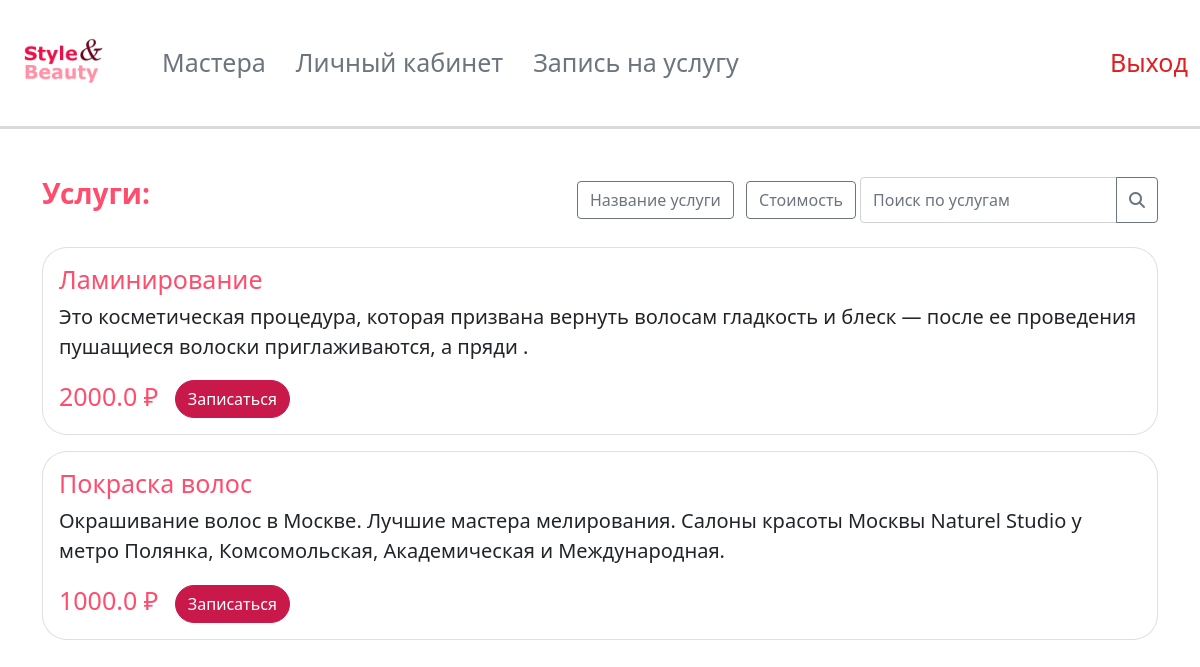
The app's page /profile/client/services (signed in) with its own data.
### StyleAndBeautyApp/models.py (models this page shows, shortened)
class Services(models.Model):
    service_name = models.CharField(max_length=50)
    service_description = models.TextField(null=True)
    cost = models.FloatField()

### StyleAndBeautyApp/views.py (the view, shortened to what this page needs)
# urls.py: path('profile/client/services', ClientServicesView.as_view(), name='client_services'),
class ClientServicesView(View):
    def get(self, request):
        user = request.user
        client = Client.objects.get(user=user)
        sort_by = request.GET.get('sort_by')
        direction = request.GET.get('direction')
        services = Services.objects.all()
        search_form = ServiceSearchForm(request.GET)
        query = request.GET.get('query')
        if query:
            services = services.filter(service_name__icontains=query)
        context = {
            'client': client,
            'services': services,
            'search_form': search_form,
        }
        return render(request, 'profiles/client/services.html', context)

### StyleAndBeautyApp/forms.py
class ServiceSearchForm(forms.Form):
    query = forms.CharField(label='Поиск', max_length=100)

### templates/profiles/client/services.html (shortened to what this page needs)
{% extends 'include/base.html' %}
{% load static %}
{% block content %}
    <nav class="navbar navbar-expand-lg navbar-light"
         style="background-color: #ffffff; border-bottom: 3px solid #DADADA;">
        <div class="container-fluid">
            <a class="navbar-brand" style="margin-right: 50px" href="">
                <img src="{% static 'img/logo.png' %}" alt="Logo" width="100" height="100">
            </a>
            <div class="collapse navbar-collapse justify-content-between" id="navbarNav">
                <ul class="navbar-nav">
                    <li class="nav-item">
                        <a class="link-secondary" href="{% url 'client_masters' %}"
                           style="font-weight: lighter; text-decoration-line: none; font-size: 25px; margin-right: 30px">Мастера</a>
                    </li>
                    <li class="nav-item">
                        <a class="link-secondary" href="{% url 'client_profile' %}"
                           style="font-weight: lighter; text-decoration-line: none; font-size: 25px; margin-right: 30px">Личный кабинет</a>
                    </li>
                    <li class="nav-item">
                        <a class="link-secondary" href="{% url 'SignRecord' %}"
                           style="font-weight: lighter; text-decoration-line: none; font-size: 25px; margin-right: 30px">Запись на услугу</a>
                    </li>
                </ul>
                <ul class="navbar-nav">
                    <li class="nav-item">
                        <a class="link-danger" href="{% url 'logout' %}"
                           style="color: #DF2020; font-weight: lighter; text-decoration-line: none; font-size: 25px">Выход</a>
                    </li>
                </ul>
            </div>
        </div>
    </nav>
    <div class="container mt-5 mb-3">
        <div class="row">
            <div class="col-md-1">
                <h5 style="font-size: 28px; font-weight: bold; color: #FF4D6D;">
                    Услуги:
                </h5>
            </div>
            <div class="col-md-11 d-flex justify-content-end">
                <div class="text-center">
                    {% if sort_by == 'service_name' %}
                        {% if direction == 'asc' %}
                            <a href="?sort_by=service_name&direction=desc" class="btn btn-outline-secondary m-1">Название
                                услуги</a>
                        {% else %}
                            <a href="?sort_by=service_name&direction=asc" class="btn btn-outline-secondary m-1">Название
                                услуги</a>
                        {% endif %}
                    {% else %}
                        <a href="?sort_by=service_name&direction=asc" class="btn btn-outline-secondary m-1">Название
                            услуги</a>
                    {% endif %}
                    {% if sort_by == 'cost' %}
                        {% if direction == 'asc' %}
                            <a href="?sort_by=cost&direction=desc" class="btn btn-outline-secondary m-1">Стоимость</a>
                        {% else %}
                            <a href="?sort_by=cost&direction=asc" class="btn btn-outline-secondary m-1">Стоимость</a>
                        {% endif %}
                    {% else %}
                        <a href="?sort_by=cost&direction=asc" class="btn btn-outline-secondary m-1">Стоимость</a>
                    {% endif %}
                </div>
                <form method="GET" action="{% url 'client_services' %}" class="d-flex justify-content-end">
                    <div class="input-group">
                        <input type="text" class="form-control" name="query" placeholder="Поиск по услугам"
                               aria-label="Поиск по услугам" aria-describedby="button-addon2">
                        <button class="btn btn-outline-secondary" type="submit" id="button-addon2"><i
                                class="fa-solid fa-magnifying-glass"></i></button>
                    </div>
                </form>
            </div>
        </div>
        <div class="row mt-4">
            {% if services %}
                {% for service in services %}
                    <div class="col-md-12">
                        <div class="card mb-3" style="border-radius: 25px;">
                            <div class="card-body">
                                <h5 class="card-title"
                                    style="font-size: 25px; color: #FF4D6D;">{{ service.service_name }}</h5>
                                <p class="card-text" style="font-size: 20px;">{{ service.service_description }}</p>
                                <p class="card-text" style="font-size: 25px; color: #FF4D6D;">{{ service.cost }} ₽
                                    <a href="{% url 'SignRecord' service.id %}" class="btn btn-primary"
                                       style="background-color: #C9184A; border-color: #C9184A; border-radius: 20px; margin-left: 10px">Записаться</a>
                                </p>
                            </div>
                        </div>
                    </div>
                {% endfor %}
            {% else %}
                <div class="col-md-12 d-flex justify-content-center">
                    <h5 style="font-size: 25px; color: #adb5bd;">Ничего не найдено</h5>
                </div>
            {% endif %}
        </div>
    </div>
{% endblock %}

### records on screen
Services: service_name "Ламинирование", service_description "Это косметическая процедура, которая призвана вернуть волосам гладкость и блеск — после ее проведения пушащиеся волоски приглаживаются, а пряди .", cost "2000.0"
Services: service_name "Покраска волос", service_description "Окрашивание волос в Москве. Лучшие мастера мелирования. Салоны красоты Москвы Naturel Studio у метро Полянка, Комсомольская, Академическая и Международная.", cost "1000.0"
